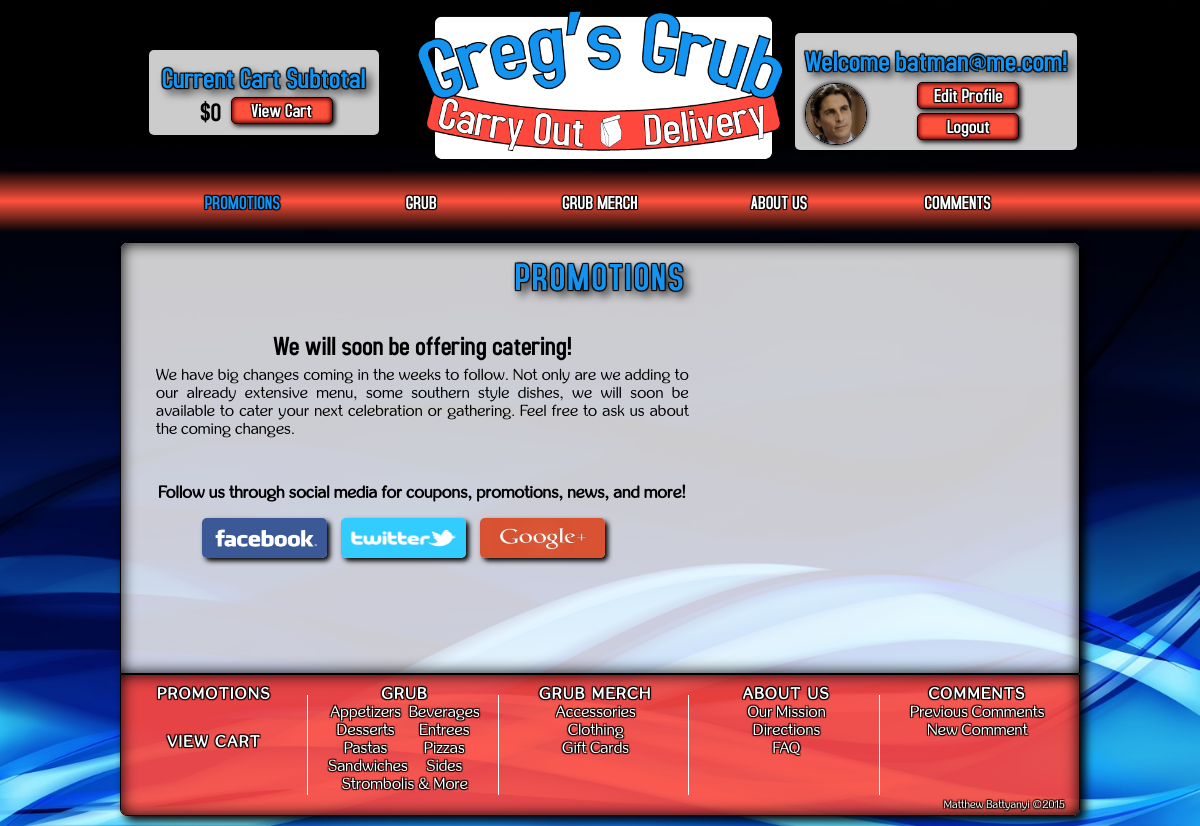
Screenshot of / (signed in) with the database file from the repository.
### tables this page shows
CREATE TABLE IF NOT EXISTS `users` (
  `userID` int(11) NOT NULL AUTO_INCREMENT,
  `userEmail` varchar(45) NOT NULL,
  `userName` varchar(45) NOT NULL,
  `userPassword` varchar(255) NOT NULL,
  `userLevel` char(1) NOT NULL,
  PRIMARY KEY (`userID`),
  UNIQUE KEY `userName_UNIQUE` (`userName`),
  UNIQUE KEY `userEmail_UNIQUE` (`userEmail`),
  UNIQUE KEY `userPassword_UNIQUE` (`userPassword`)
);

CREATE TABLE IF NOT EXISTS `customers` (
  `customerID` int(11) NOT NULL AUTO_INCREMENT,
  `nameIDcust` int(11) NOT NULL,
  `thumbnailURL` varchar(40) DEFAULT 'images/default.jpg',
  `address1` varchar(45) NOT NULL,
  `address2` varchar(45) DEFAULT NULL,
  `city` varchar(45) NOT NULL,
  `stateCode` char(2) NOT NULL,
  `postalCode` int(11) NOT NULL,
  `daddress1` varchar(45) NOT NULL,
  `daddress2` varchar(45) NOT NULL,
  `dcity` varchar(45) NOT NULL,
  `dstateCode` varchar(2) NOT NULL,
  `dpostalCode` int(11) NOT NULL,
  PRIMARY KEY (`customerID`),
  KEY `stateCode_idx` (`stateCode`),
  KEY `nameIDcust_idx` (`nameIDcust`)
);

CREATE TABLE IF NOT EXISTS `information` (
  `infoID` int(11) NOT NULL AUTO_INCREMENT,
  `infoName` varchar(45) DEFAULT NULL,
  `infoText` text,
  `infoFAQ` text,
  `infoMainPhotoURL` varchar(155) DEFAULT NULL,
  `infoSmallPhotoURL` varchar(155) DEFAULT NULL,
  PRIMARY KEY (`infoID`)
);

CREATE TABLE IF NOT EXISTS `categories` (
  `categoryID` int(11) NOT NULL,
  `categoryName` varchar(45) NOT NULL,
  PRIMARY KEY (`categoryID`)
);

### model/general_functions.php (called while the page is built, shortened)
<?php
function get_grub_menu(){
	global $db;
	$query = "SELECT * FROM categories WHERE categoryID < 10 ORDER BY categoryName";
	$results = $db->query($query);
	return $results;
}
function get_all_customer_info($userID){
	global $db;
	$query = "SELECT * FROM users JOIN names ON users.userID = names.userID JOIN customers ON names.nameID = customers.nameIDcust JOIN state ON state.stateCode = customers.stateCode WHERE users.userID = '$userID'";
	$results = $db->query($query);
	$results = $results->fetch();
	return $results;
}
function get_current_promo(){
	global $db;
	$query = "SELECT * FROM information WHERE infoName = 'promo'";
	$results = $db->query($query);
	$results = $results->fetch();
	return $results;
}
?>

### promotions.php (the view, shortened to what this page needs)
<?php
	include 'view/header.php';
	$promotions = get_current_promo();
?>
<div id="content_container" class="fit5">
    <h3 class="headings1">PROMOTIONS</h3>
    <div id="promotions_container">
		<h2><?php echo $promotions['infoFAQ']; ?></h2>
		<p><?php echo $promotions['infoText']; ?></p>
    </div>
    <div id="social_media_container">
		<p>Follow us through social media for coupons, promotions, news, and more!</p>
        <div id="social_media">
			<a href="https://www.facebook.com/pages/Gregs-Grub/364436600411024" target="_blank"><img class="facebook" src="images/facebook.jpg" alt="Facebook Logo"></a>
			<a href="https://twitter.com/gregsgrub" target="_blank"><img class="twitter" src="images/Twitter.png" alt="Twitter Logo"></a>
			<a href="https://plus.google.com/u/0/b/110904064100700795623/110904064100700795623/about" target="_blank"><img class="google" src="images/google.jpg" alt="Google Logo"></a>
		</div>
    </div>
</div>
<?php include 'view/footer.php'; ?>

### view/header.php (shortened to what this page needs)
<?php
	$categories3 = get_grub_menu();
	if (isset($_SESSION['userLevel'])){
		if ($_SESSION['userLevel'] == 'C'){
			$login_details = get_all_customer_info($_SESSION['userID']);
		} else {
			$login_details = get_employee_all($_SESSION['userID']);
		}
	}
?>
<!doctype html>
<html>
<head>
	<link rel="stylesheet" href="//localhost/web289/gregsgrub/css/main.css">
	<link rel="stylesheet" href="//localhost/web289/gregsgrub/plugin/jquery-ui.css">
	<link rel="stylesheet" href="//localhost/web289/gregsgrub/css/bjqs.css">
</head>
<body>
	<header>
		<img src="//localhost/web289/gregsgrub/images/logo1.png" alt="Logo">
		<div id="login_container">
		<?php if (!isset($_SESSION['userID'])) { ?>
			<div id="login_buttons1">
			<p><a class="buttons" href="http://localhost/web289/gregsgrub/index.php?action=login_page">Login/Register</a></p>
		<?php } else { ?>
			<div id="login_buttons2">
			<?php if ($_SESSION['userLevel'] != 'E'){ ?>
				<img id="loginImage" src="<?php echo $login_details['thumbnailURL']; ?>" alt="Profile Image">
			<?php } else { ?>
				<img id="loginImage" src="<?php echo $login_details['thumbnailURL']; ?>" alt="Profile Image">
			<?php } ?>
				<div>
					<h3 class="headings">Welcome <?php echo $_SESSION['fName']; ?>!</h3>
					<ul>
						<li><a class="buttons format_login" href="http://localhost/web289/gregsgrub/cust/index.php?action=edit_profile">Edit Profile</a></li>
						<li><a class="buttons format_login" href="http://localhost/web289/gregsgrub/index.php?action=logout">Logout</a></li>
					</ul>
				</div>
			<?php } ?>
		    </div>
	    </div>
    <?php if (isset($_SESSION['userID'])) {
	   	if ($_SESSION['userLevel'] == 'C'){ ?>
    		<div id="cart_header">
				<h3 class="headings">Current Cart Subtotal</h3>
				<h2>$<?php if (isset($_SESSION['orderID'])) { echo money($order['orderSubTotal']); } else echo "0"; ?></h2>
				<a class="buttons format_login" href="http://localhost/web289/gregsgrub/cust/index.php?action=view_cart">View Cart</a>
			</div>
	<?php } } ?>
	</header>
	<nav>
		<div id="nav_bar">
			<ul>
				<li><a id="mpromo" href="http://localhost/web289/gregsgrub/index.php?action=promotions">PROMOTIONS</a></li>
				<li><a id="mgrub" href="http://localhost/web289/gregsgrub/index.php?action=menu_main">GRUB</a>
				</li>
				<li><a id="mmerch" href="http://localhost/web289/gregsgrub/index.php?action=merch">GRUB MERCH</a>
				</li>
				<li><a id="mabout" href="http://localhost/web289/gregsgrub/index.php?action=about">ABOUT US</a>
				</li>
				<li><a id="mcomm" href="http://localhost/web289/gregsgrub/index.php?action=comments">COMMENTS</a>
				</li>
			</ul>
		</div>
	</nav>
	<div id="main_content">

### view/footer.php
<?php
$categories2 = get_grub_menu();
?>
	<div id="footer_bar">
		<p class="copy">Matthew Battyanyi &copy;2015</p>
		<ul class="inline width-5">
			<li class="bold-map"><a href="http://localhost/web289/gregsgrub/index.php?action=promotions">PROMOTIONS</a></li>
			<li class="bold-map"><a href="http://localhost/web289/gregsgrub/cust/index.php?action=view_cart">VIEW CART</a></li>
		</ul>
		<ul class="inline width-5">
			<li class="bold-map"><a href="http://localhost/web289/gregsgrub/index.php?action=menu_main">GRUB</a></li>
			<div class="center-2">
		<?php foreach ($categories2 as $category) : ?>
			<li class="inline width-2"><a href="http://localhost/web289/gregsgrub/index.php?action=menu_main&amp;categoryID=<?php echo $category['categoryID']; ?>"><?php echo $category['categoryName']; ?></a></li>
		<?php endforeach; ?>
		</div>
		</ul>
		<ul class="inline width-5">
			<li class="bold-map"><a href="http://localhost/web289/gregsgrub/index.php?action=merch">GRUB MERCH</a></li>
			<li><a href="http://localhost/web289/gregsgrub/index.php?action=merch&amp;categoryID=13">Accessories</a></li>
			<li><a href="http://localhost/web289/gregsgrub/index.php?action=merch&amp;categoryID=11">Clothing</a></li>
			<li><a href="http://localhost/web289/gregsgrub/index.php?action=merch&amp;categoryID=12">Gift Cards</a></li>
		</ul>
		<ul class="inline width-5">
			<li class="bold-map"><a href="http://localhost/web289/gregsgrub/index.php?action=about">ABOUT US</a></li>
			<li><a href="http://localhost/web289/gregsgrub/index.php?action=mission">Our Mission</a></li>
			<li><a href="http://localhost/web289/gregsgrub/index.php?action=directions_page">Directions</a></li>
			<li><a href="http://localhost/web289/gregsgrub/index.php?action=faq_page">FAQ</a></li>
		</ul>
		<ul class="inline width-5">
			<li class="bold-map"><a href="http://localhost/web289/gregsgrub/index.php?action=comments">COMMENTS</a></li>
			<li><a href="http://localhost/web289/gregsgrub/cust/index.php?action=prev_comments">Previous Comments</a></li>
			<li><a href="http://localhost/web289/gregsgrub/cust/index.php?action=new_comments">New Comment</a></li>
		</ul>
	</div>
</div>
</body>
</html>

### rows the page displays
users: customers.thumbnailURL (picture)
information: infoFAQ "We will soon be offering catering!", infoText "We have big changes coming in the weeks to follow. Not only are we adding to our already extensive menu, some southern style dishes, we will soon be available to cater your next celebration or gathering. Feel free to ask us about the coming changes."
categories: categoryName "Appetizers"
categories: categoryName "Beverages"
categories: categoryName "Desserts"
categories: categoryName "Entrees"
categories: categoryName "Pastas"
categories: categoryName "Pizzas"
categories: categoryName "Sandwiches"
categories: categoryName "Sides"
categories: categoryName "Strombolis & More"

### other values shown
$_SESSION['fName'] "batman@me.com"
